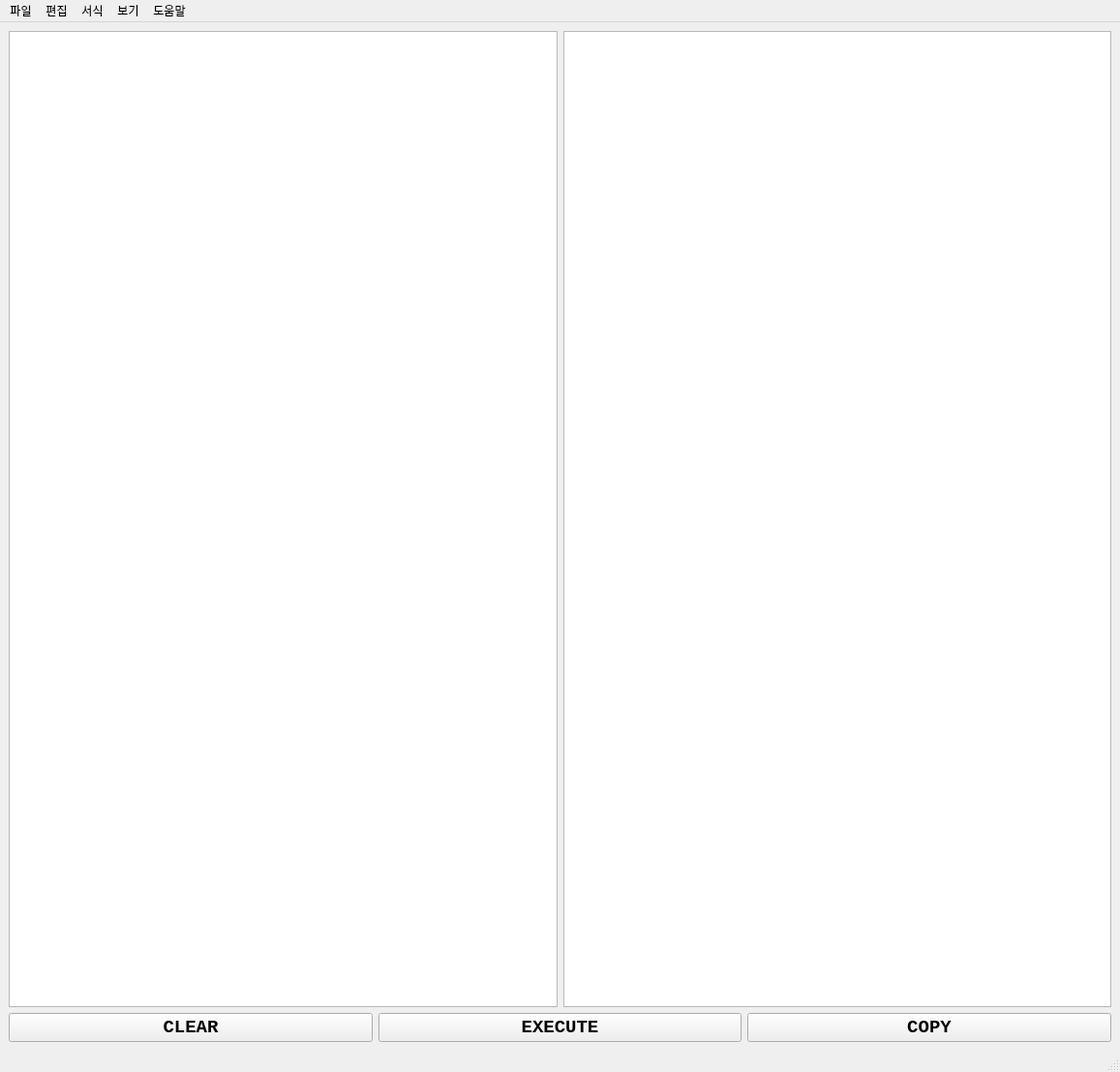
<?xml version="1.0" encoding="UTF-8"?>
<ui version="4.0">
 <class>MainWindow</class>
 <widget class="QMainWindow" name="MainWindow">
  <property name="geometry">
   <rect>
    <x>0</x>
    <y>0</y>
    <width>1157</width>
    <height>1107</height>
   </rect>
  </property>
  <property name="windowTitle">
   <string>Exchanger</string>
  </property>
  <widget class="QWidget" name="centralwidget">
   <layout class="QGridLayout" name="gridLayout_2">
    <item row="0" column="0">
     <layout class="QGridLayout" name="gridLayout_up">
      <item row="0" column="0">
       <layout class="QHBoxLayout" name="horizontalLayout_2">
        <item>
         <widget class="QPlainTextEdit" name="plainTextEdit_In"/>
        </item>
        <item>
         <widget class="QPlainTextEdit" name="plainTextEdit_Out"/>
        </item>
       </layout>
      </item>
     </layout>
    </item>
    <item row="1" column="0" rowspan="2">
     <layout class="QGridLayout" name="gridLayout_down">
      <item row="1" column="0">
       <widget class="QPushButton" name="pushButton_Clear">
        <property name="font">
         <font>
          <family>Consolas</family>
          <pointsize>14</pointsize>
          <weight>75</weight>
          <bold>true</bold>
         </font>
        </property>
        <property name="text">
         <string>CLEAR</string>
        </property>
       </widget>
      </item>
      <item row="1" column="1">
       <widget class="QPushButton" name="pushButton_Exec">
        <property name="font">
         <font>
          <family>Consolas</family>
          <pointsize>14</pointsize>
          <weight>75</weight>
          <bold>true</bold>
         </font>
        </property>
        <property name="text">
         <string>EXECUTE</string>
        </property>
       </widget>
      </item>
      <item row="1" column="2">
       <widget class="QPushButton" name="pushButton_Copy">
        <property name="font">
         <font>
          <family>Consolas</family>
          <pointsize>14</pointsize>
          <weight>75</weight>
          <bold>true</bold>
         </font>
        </property>
        <property name="text">
         <string>COPY</string>
        </property>
       </widget>
      </item>
     </layout>
    </item>
   </layout>
  </widget>
  <widget class="QMenuBar" name="menubar">
   <property name="geometry">
    <rect>
     <x>0</x>
     <y>0</y>
     <width>1157</width>
     <height>31</height>
    </rect>
   </property>
   <widget class="QMenu" name="menu">
    <property name="title">
     <string>파일</string>
    </property>
    <addaction name="action_Open"/>
    <addaction name="action_Save"/>
   </widget>
   <widget class="QMenu" name="menu_2">
    <property name="title">
     <string>편집</string>
    </property>
   </widget>
   <widget class="QMenu" name="menu_3">
    <property name="title">
     <string>서식</string>
    </property>
   </widget>
   <widget class="QMenu" name="menu_4">
    <property name="title">
     <string>보기</string>
    </property>
   </widget>
   <widget class="QMenu" name="menu_5">
    <property name="title">
     <string>도움말</string>
    </property>
   </widget>
   <addaction name="menu"/>
   <addaction name="menu_2"/>
   <addaction name="menu_3"/>
   <addaction name="menu_4"/>
   <addaction name="menu_5"/>
  </widget>
  <widget class="QStatusBar" name="statusbar"/>
  <action name="action_Open">
   <property name="text">
    <string>열기</string>
   </property>
  </action>
  <action name="action_Save">
   <property name="text">
    <string>저장</string>
   </property>
  </action>
 </widget>
 <resources/>
 <connections/>
</ui>
